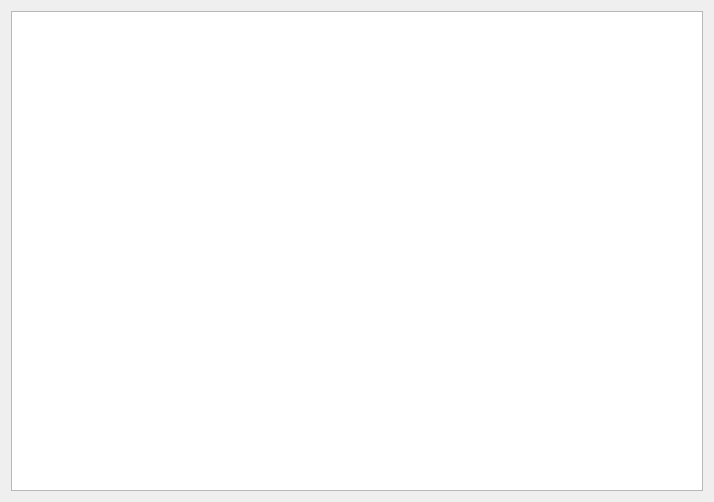
<?xml version="1.0" encoding="UTF-8"?>
<ui version="4.0">
 <class>ShowTempNetClass</class>
 <widget class="QWidget" name="ShowTempNetClass">
  <property name="geometry">
   <rect>
    <x>0</x>
    <y>0</y>
    <width>714</width>
    <height>502</height>
   </rect>
  </property>
  <property name="windowTitle">
   <string>ShowTempNet</string>
  </property>
  <layout class="QVBoxLayout" name="verticalLayout">
   <item>
    <widget class="QTableWidget" name="tableWidget">
     <property name="styleSheet">
      <string notr="true"/>
     </property>
    </widget>
   </item>
  </layout>
 </widget>
 <layoutdefault spacing="6" margin="11"/>
 <resources/>
 <connections/>
</ui>
